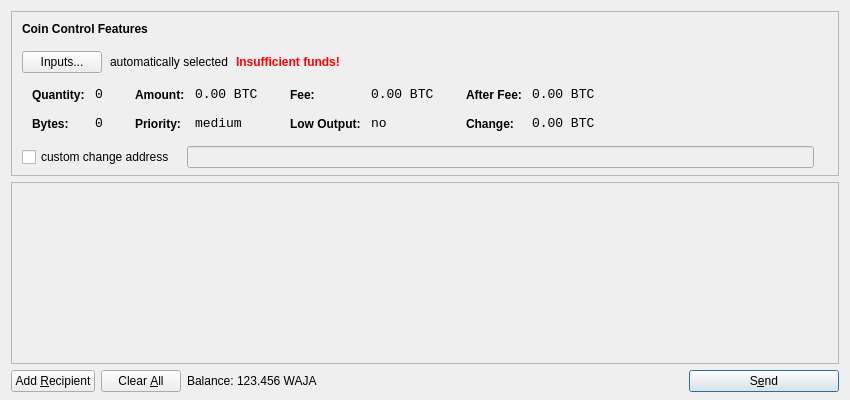
<?xml version="1.0" encoding="UTF-8"?>
<ui version="4.0">
 <class>SendCoinsDialog</class>
 <widget class="QDialog" name="SendCoinsDialog">
  <property name="geometry">
   <rect>
    <x>0</x>
    <y>0</y>
    <width>850</width>
    <height>400</height>
   </rect>
  </property>
  <property name="windowTitle">
   <string>Send Coins</string>
  </property>
  <layout class="QVBoxLayout" name="verticalLayout" stretch="0,1,0">
   <property name="bottomMargin">
    <number>8</number>
   </property>
   <item>
    <widget class="QFrame" name="frameCoinControl">
     <property name="sizePolicy">
      <sizepolicy hsizetype="Expanding" vsizetype="Expanding">
       <horstretch>0</horstretch>
       <verstretch>0</verstretch>
      </sizepolicy>
     </property>
     <property name="maximumSize">
      <size>
       <width>16777215</width>
       <height>16777215</height>
      </size>
     </property>
     <property name="frameShape">
      <enum>QFrame::StyledPanel</enum>
     </property>
     <property name="frameShadow">
      <enum>QFrame::Sunken</enum>
     </property>
     <layout class="QVBoxLayout" name="verticalLayoutCoinControl2">
      <property name="spacing">
       <number>-1</number>
      </property>
      <property name="leftMargin">
       <number>0</number>
      </property>
      <property name="topMargin">
       <number>0</number>
      </property>
      <property name="rightMargin">
       <number>0</number>
      </property>
      <property name="bottomMargin">
       <number>6</number>
      </property>
      <item>
       <layout class="QVBoxLayout" name="verticalLayoutCoinControl" stretch="0,0,0,0,1">
        <property name="spacing">
         <number>0</number>
        </property>
        <property name="leftMargin">
         <number>10</number>
        </property>
        <property name="topMargin">
         <number>10</number>
        </property>
        <item>
         <layout class="QHBoxLayout" name="horizontalLayoutCoinControl1">
          <property name="bottomMargin">
           <number>15</number>
          </property>
          <item>
           <widget class="QLabel" name="labelCoinControlFeatures">
            <property name="sizePolicy">
             <sizepolicy hsizetype="Preferred" vsizetype="Maximum">
              <horstretch>0</horstretch>
              <verstretch>0</verstretch>
             </sizepolicy>
            </property>
            <property name="font">
             <font>
              <weight>75</weight>
              <bold>true</bold>
             </font>
            </property>
            <property name="styleSheet">
             <string notr="true">font-weight:bold;</string>
            </property>
            <property name="text">
             <string>Coin Control Features</string>
            </property>
           </widget>
          </item>
         </layout>
        </item>
        <item>
         <layout class="QHBoxLayout" name="horizontalLayoutCoinControl2" stretch="0,0,0,0">
          <property name="spacing">
           <number>8</number>
          </property>
          <property name="bottomMargin">
           <number>10</number>
          </property>
          <item>
           <widget class="QPushButton" name="pushButtonCoinControl">
            <property name="styleSheet">
             <string notr="true"/>
            </property>
            <property name="text">
             <string>Inputs...</string>
            </property>
           </widget>
          </item>
          <item>
           <widget class="QLabel" name="labelCoinControlAutomaticallySelected">
            <property name="text">
             <string>automatically selected</string>
            </property>
            <property name="margin">
             <number>5</number>
            </property>
           </widget>
          </item>
          <item>
           <widget class="QLabel" name="labelCoinControlInsuffFunds">
            <property name="font">
             <font>
              <weight>75</weight>
              <bold>true</bold>
             </font>
            </property>
            <property name="styleSheet">
             <string notr="true">color:red;font-weight:bold;</string>
            </property>
            <property name="text">
             <string>Insufficient funds!</string>
            </property>
            <property name="margin">
             <number>5</number>
            </property>
           </widget>
          </item>
          <item>
           <spacer name="horizontalSpacerCoinControl">
            <property name="orientation">
             <enum>Qt::Horizontal</enum>
            </property>
            <property name="sizeHint" stdset="0">
             <size>
              <width>40</width>
              <height>1</height>
             </size>
            </property>
           </spacer>
          </item>
         </layout>
        </item>
        <item>
         <widget class="QWidget" name="widgetCoinControl" native="true">
          <property name="sizePolicy">
           <sizepolicy hsizetype="Preferred" vsizetype="Preferred">
            <horstretch>0</horstretch>
            <verstretch>0</verstretch>
           </sizepolicy>
          </property>
          <property name="minimumSize">
           <size>
            <width>0</width>
            <height>0</height>
           </size>
          </property>
          <property name="styleSheet">
           <string notr="true"/>
          </property>
          <layout class="QHBoxLayout" name="horizontalLayoutCoinControl5">
           <property name="margin">
            <number>0</number>
           </property>
           <item>
            <layout class="QHBoxLayout" name="horizontalLayoutCoinControl3" stretch="0,0,0,1">
             <property name="spacing">
              <number>20</number>
             </property>
             <property name="topMargin">
              <number>0</number>
             </property>
             <property name="bottomMargin">
              <number>10</number>
             </property>
             <item>
              <layout class="QFormLayout" name="formLayoutCoinControl1">
               <property name="horizontalSpacing">
                <number>10</number>
               </property>
               <property name="verticalSpacing">
                <number>14</number>
               </property>
               <property name="leftMargin">
                <number>10</number>
               </property>
               <property name="topMargin">
                <number>4</number>
               </property>
               <property name="rightMargin">
                <number>6</number>
               </property>
               <item row="0" column="0">
                <widget class="QLabel" name="labelCoinControlQuantityText">
                 <property name="styleSheet">
                  <string notr="true">font-weight:bold;</string>
                 </property>
                 <property name="text">
                  <string>Quantity:</string>
                 </property>
                 <property name="margin">
                  <number>0</number>
                 </property>
                </widget>
               </item>
               <item row="0" column="1">
                <widget class="QLabel" name="labelCoinControlQuantity">
                 <property name="font">
                  <font>
                   <family>Monospace</family>
                   <pointsize>10</pointsize>
                  </font>
                 </property>
                 <property name="cursor">
                  <cursorShape>IBeamCursor</cursorShape>
                 </property>
                 <property name="contextMenuPolicy">
                  <enum>Qt::ActionsContextMenu</enum>
                 </property>
                 <property name="text">
                  <string notr="true">0</string>
                 </property>
                 <property name="margin">
                  <number>0</number>
                 </property>
                 <property name="textInteractionFlags">
                  <set>Qt::LinksAccessibleByMouse|Qt::TextSelectableByKeyboard|Qt::TextSelectableByMouse</set>
                 </property>
                </widget>
               </item>
               <item row="1" column="0">
                <widget class="QLabel" name="labelCoinControlBytesText">
                 <property name="styleSheet">
                  <string notr="true">font-weight:bold;</string>
                 </property>
                 <property name="text">
                  <string>Bytes:</string>
                 </property>
                </widget>
               </item>
               <item row="1" column="1">
                <widget class="QLabel" name="labelCoinControlBytes">
                 <property name="font">
                  <font>
                   <family>Monospace</family>
                   <pointsize>10</pointsize>
                  </font>
                 </property>
                 <property name="cursor">
                  <cursorShape>IBeamCursor</cursorShape>
                 </property>
                 <property name="contextMenuPolicy">
                  <enum>Qt::ActionsContextMenu</enum>
                 </property>
                 <property name="text">
                  <string notr="true">0</string>
                 </property>
                 <property name="textInteractionFlags">
                  <set>Qt::LinksAccessibleByMouse|Qt::TextSelectableByKeyboard|Qt::TextSelectableByMouse</set>
                 </property>
                </widget>
               </item>
              </layout>
             </item>
             <item>
              <layout class="QFormLayout" name="formLayoutCoinControl2">
               <property name="horizontalSpacing">
                <number>10</number>
               </property>
               <property name="verticalSpacing">
                <number>14</number>
               </property>
               <property name="leftMargin">
                <number>6</number>
               </property>
               <property name="topMargin">
                <number>4</number>
               </property>
               <property name="rightMargin">
                <number>6</number>
               </property>
               <item row="0" column="0">
                <widget class="QLabel" name="labelCoinControlAmountText">
                 <property name="styleSheet">
                  <string notr="true">font-weight:bold;</string>
                 </property>
                 <property name="text">
                  <string>Amount:</string>
                 </property>
                 <property name="margin">
                  <number>0</number>
                 </property>
                </widget>
               </item>
               <item row="0" column="1">
                <widget class="QLabel" name="labelCoinControlAmount">
                 <property name="font">
                  <font>
                   <family>Monospace</family>
                   <pointsize>10</pointsize>
                  </font>
                 </property>
                 <property name="cursor">
                  <cursorShape>IBeamCursor</cursorShape>
                 </property>
                 <property name="contextMenuPolicy">
                  <enum>Qt::ActionsContextMenu</enum>
                 </property>
                 <property name="text">
                  <string notr="true">0.00 BTC</string>
                 </property>
                 <property name="textInteractionFlags">
                  <set>Qt::LinksAccessibleByMouse|Qt::TextSelectableByKeyboard|Qt::TextSelectableByMouse</set>
                 </property>
                </widget>
               </item>
               <item row="1" column="0">
                <widget class="QLabel" name="labelCoinControlPriorityText">
                 <property name="styleSheet">
                  <string notr="true">font-weight:bold;</string>
                 </property>
                 <property name="text">
                  <string>Priority:</string>
                 </property>
                </widget>
               </item>
               <item row="1" column="1">
                <widget class="QLabel" name="labelCoinControlPriority">
                 <property name="font">
                  <font>
                   <family>Monospace</family>
                   <pointsize>10</pointsize>
                  </font>
                 </property>
                 <property name="cursor">
                  <cursorShape>IBeamCursor</cursorShape>
                 </property>
                 <property name="contextMenuPolicy">
                  <enum>Qt::ActionsContextMenu</enum>
                 </property>
                 <property name="text">
                  <string>medium</string>
                 </property>
                 <property name="textInteractionFlags">
                  <set>Qt::LinksAccessibleByMouse|Qt::TextSelectableByKeyboard|Qt::TextSelectableByMouse</set>
                 </property>
                </widget>
               </item>
              </layout>
             </item>
             <item>
              <layout class="QFormLayout" name="formLayoutCoinControl3">
               <property name="horizontalSpacing">
                <number>10</number>
               </property>
               <property name="verticalSpacing">
                <number>14</number>
               </property>
               <property name="leftMargin">
                <number>6</number>
               </property>
               <property name="topMargin">
                <number>4</number>
               </property>
               <property name="rightMargin">
                <number>6</number>
               </property>
               <item row="0" column="0">
                <widget class="QLabel" name="labelCoinControlFeeText">
                 <property name="styleSheet">
                  <string notr="true">font-weight:bold;</string>
                 </property>
                 <property name="text">
                  <string>Fee:</string>
                 </property>
                 <property name="margin">
                  <number>0</number>
                 </property>
                </widget>
               </item>
               <item row="0" column="1">
                <widget class="QLabel" name="labelCoinControlFee">
                 <property name="font">
                  <font>
                   <family>Monospace</family>
                   <pointsize>10</pointsize>
                  </font>
                 </property>
                 <property name="cursor">
                  <cursorShape>IBeamCursor</cursorShape>
                 </property>
                 <property name="contextMenuPolicy">
                  <enum>Qt::ActionsContextMenu</enum>
                 </property>
                 <property name="text">
                  <string notr="true">0.00 BTC</string>
                 </property>
                 <property name="textInteractionFlags">
                  <set>Qt::LinksAccessibleByMouse|Qt::TextSelectableByKeyboard|Qt::TextSelectableByMouse</set>
                 </property>
                </widget>
               </item>
               <item row="1" column="0">
                <widget class="QLabel" name="labelCoinControlLowOutputText">
                 <property name="styleSheet">
                  <string notr="true">font-weight:bold;</string>
                 </property>
                 <property name="text">
                  <string>Low Output:</string>
                 </property>
                </widget>
               </item>
               <item row="1" column="1">
                <widget class="QLabel" name="labelCoinControlLowOutput">
                 <property name="font">
                  <font>
                   <family>Monospace</family>
                   <pointsize>10</pointsize>
                  </font>
                 </property>
                 <property name="cursor">
                  <cursorShape>IBeamCursor</cursorShape>
                 </property>
                 <property name="contextMenuPolicy">
                  <enum>Qt::ActionsContextMenu</enum>
                 </property>
                 <property name="text">
                  <string>no</string>
                 </property>
                 <property name="textInteractionFlags">
                  <set>Qt::LinksAccessibleByMouse|Qt::TextSelectableByKeyboard|Qt::TextSelectableByMouse</set>
                 </property>
                </widget>
               </item>
              </layout>
             </item>
             <item>
              <layout class="QFormLayout" name="formLayoutCoinControl4">
               <property name="horizontalSpacing">
                <number>10</number>
               </property>
               <property name="verticalSpacing">
                <number>14</number>
               </property>
               <property name="leftMargin">
                <number>6</number>
               </property>
               <property name="topMargin">
                <number>4</number>
               </property>
               <property name="rightMargin">
                <number>6</number>
               </property>
               <item row="0" column="0">
                <widget class="QLabel" name="labelCoinControlAfterFeeText">
                 <property name="styleSheet">
                  <string notr="true">font-weight:bold;</string>
                 </property>
                 <property name="text">
                  <string>After Fee:</string>
                 </property>
                 <property name="margin">
                  <number>0</number>
                 </property>
                </widget>
               </item>
               <item row="0" column="1">
                <widget class="QLabel" name="labelCoinControlAfterFee">
                 <property name="font">
                  <font>
                   <family>Monospace</family>
                   <pointsize>10</pointsize>
                  </font>
                 </property>
                 <property name="cursor">
                  <cursorShape>IBeamCursor</cursorShape>
                 </property>
                 <property name="contextMenuPolicy">
                  <enum>Qt::ActionsContextMenu</enum>
                 </property>
                 <property name="text">
                  <string notr="true">0.00 BTC</string>
                 </property>
                 <property name="textInteractionFlags">
                  <set>Qt::LinksAccessibleByMouse|Qt::TextSelectableByKeyboard|Qt::TextSelectableByMouse</set>
                 </property>
                </widget>
               </item>
               <item row="1" column="0">
                <widget class="QLabel" name="labelCoinControlChangeText">
                 <property name="styleSheet">
                  <string notr="true">font-weight:bold;</string>
                 </property>
                 <property name="text">
                  <string>Change:</string>
                 </property>
                </widget>
               </item>
               <item row="1" column="1">
                <widget class="QLabel" name="labelCoinControlChange">
                 <property name="font">
                  <font>
                   <family>Monospace</family>
                   <pointsize>10</pointsize>
                  </font>
                 </property>
                 <property name="cursor">
                  <cursorShape>IBeamCursor</cursorShape>
                 </property>
                 <property name="contextMenuPolicy">
                  <enum>Qt::ActionsContextMenu</enum>
                 </property>
                 <property name="text">
                  <string notr="true">0.00 BTC</string>
                 </property>
                 <property name="textInteractionFlags">
                  <set>Qt::LinksAccessibleByMouse|Qt::TextSelectableByKeyboard|Qt::TextSelectableByMouse</set>
                 </property>
                </widget>
               </item>
              </layout>
             </item>
            </layout>
           </item>
          </layout>
         </widget>
        </item>
        <item>
         <layout class="QHBoxLayout" name="horizontalLayoutCoinControl4" stretch="0,0,0">
          <property name="spacing">
           <number>12</number>
          </property>
          <property name="sizeConstraint">
           <enum>QLayout::SetDefaultConstraint</enum>
          </property>
          <property name="topMargin">
           <number>5</number>
          </property>
          <property name="rightMargin">
           <number>5</number>
          </property>
          <item>
           <widget class="QCheckBox" name="checkBoxCoinControlChange">
            <property name="text">
             <string>custom change address</string>
            </property>
           </widget>
          </item>
          <item>
           <widget class="QLineEdit" name="lineEditCoinControlChange">
            <property name="enabled">
             <bool>false</bool>
            </property>
            <property name="sizePolicy">
             <sizepolicy hsizetype="Expanding" vsizetype="Fixed">
              <horstretch>0</horstretch>
              <verstretch>0</verstretch>
             </sizepolicy>
            </property>
           </widget>
          </item>
          <item>
           <widget class="QLabel" name="labelCoinControlChangeLabel">
            <property name="sizePolicy">
             <sizepolicy hsizetype="Preferred" vsizetype="Expanding">
              <horstretch>0</horstretch>
              <verstretch>0</verstretch>
             </sizepolicy>
            </property>
            <property name="minimumSize">
             <size>
              <width>0</width>
              <height>0</height>
             </size>
            </property>
            <property name="text">
             <string/>
            </property>
            <property name="margin">
             <number>3</number>
            </property>
           </widget>
          </item>
         </layout>
        </item>
        <item>
         <spacer name="verticalSpacerCoinControl">
          <property name="orientation">
           <enum>Qt::Vertical</enum>
          </property>
          <property name="sizeHint" stdset="0">
           <size>
            <width>800</width>
            <height>1</height>
           </size>
          </property>
         </spacer>
        </item>
       </layout>
      </item>
     </layout>
    </widget>
   </item>
   <item>
    <widget class="QScrollArea" name="scrollArea">
     <property name="widgetResizable">
      <bool>true</bool>
     </property>
     <widget class="QWidget" name="scrollAreaWidgetContents">
      <property name="geometry">
       <rect>
        <x>0</x>
        <y>0</y>
        <width>830</width>
        <height>165</height>
       </rect>
      </property>
      <layout class="QVBoxLayout" name="verticalLayout_2">
       <property name="margin">
        <number>0</number>
       </property>
       <item>
        <layout class="QVBoxLayout" name="entries">
         <property name="spacing">
          <number>6</number>
         </property>
        </layout>
       </item>
       <item>
        <spacer name="verticalSpacer">
         <property name="orientation">
          <enum>Qt::Vertical</enum>
         </property>
         <property name="sizeHint" stdset="0">
          <size>
           <width>20</width>
           <height>40</height>
          </size>
         </property>
        </spacer>
       </item>
      </layout>
     </widget>
    </widget>
   </item>
   <item>
    <layout class="QHBoxLayout" name="horizontalLayout">
     <item>
      <widget class="QPushButton" name="addButton">
       <property name="toolTip">
        <string>Send to multiple recipients at once</string>
       </property>
       <property name="text">
        <string>Add &amp;Recipient</string>
       </property>
       <property name="icon">
        <iconset resource="../bitcoin.qrc">
         <normaloff>:/icons/add</normaloff>:/icons/add</iconset>
       </property>
       <property name="autoDefault">
        <bool>false</bool>
       </property>
      </widget>
     </item>
     <item>
      <widget class="QPushButton" name="clearButton">
       <property name="sizePolicy">
        <sizepolicy hsizetype="Minimum" vsizetype="Fixed">
         <horstretch>0</horstretch>
         <verstretch>0</verstretch>
        </sizepolicy>
       </property>
       <property name="toolTip">
        <string>Remove all transaction fields</string>
       </property>
       <property name="text">
        <string>Clear &amp;All</string>
       </property>
       <property name="icon">
        <iconset resource="../bitcoin.qrc">
         <normaloff>:/icons/remove</normaloff>:/icons/remove</iconset>
       </property>
       <property name="autoRepeatDelay">
        <number>300</number>
       </property>
       <property name="autoDefault">
        <bool>false</bool>
       </property>
      </widget>
     </item>
     <item>
      <layout class="QHBoxLayout" name="horizontalLayout_2">
       <property name="spacing">
        <number>3</number>
       </property>
       <item>
        <widget class="QLabel" name="label">
         <property name="text">
          <string>Balance:</string>
         </property>
        </widget>
       </item>
       <item>
        <widget class="QLabel" name="labelBalance">
         <property name="cursor">
          <cursorShape>IBeamCursor</cursorShape>
         </property>
         <property name="text">
          <string>123.456 WAJA</string>
         </property>
         <property name="textInteractionFlags">
          <set>Qt::LinksAccessibleByMouse|Qt::TextSelectableByKeyboard|Qt::TextSelectableByMouse</set>
         </property>
        </widget>
       </item>
      </layout>
     </item>
     <item>
      <spacer name="horizontalSpacer">
       <property name="orientation">
        <enum>Qt::Horizontal</enum>
       </property>
       <property name="sizeHint" stdset="0">
        <size>
         <width>40</width>
         <height>20</height>
        </size>
       </property>
      </spacer>
     </item>
     <item>
      <widget class="QPushButton" name="sendButton">
       <property name="minimumSize">
        <size>
         <width>150</width>
         <height>0</height>
        </size>
       </property>
       <property name="toolTip">
        <string>Confirm the send action</string>
       </property>
       <property name="text">
        <string>S&amp;end</string>
       </property>
       <property name="icon">
        <iconset resource="../bitcoin.qrc">
         <normaloff>:/icons/send</normaloff>:/icons/send</iconset>
       </property>
       <property name="default">
        <bool>true</bool>
       </property>
      </widget>
     </item>
    </layout>
   </item>
  </layout>
 </widget>
 <resources>
  <include location="../bitcoin.qrc"/>
 </resources>
 <connections/>
</ui>
